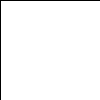
Frame 1 (no input)
Frame 60 (the mouse pressed at the canvas centre just before this capture): identical to frame 1, image omitted
Frame 120 (the mouse held since frame 60 and released just before this capture): blank canvas, image omitted

The Processing sketch that drew this single still picture (run headless with seeded random() and noise(); from frame 60 on, the mouse is pressed at the canvas centre):

// Processing sketch: i_2_1
// ── i_2_1.pde
void setup(){
  size(100,100);
}
void draw(){
  background(255);
  if (mouseX < 50){
    rect(mouseX,mouseY,100-2*mouseX,100-2*mouseY);
  } else if (mouseX >= 50){
    rect((mouseX-100)*-1, mouseY, (100-(2*mouseX))*-1,100-(2*mouseY));
  }
}
